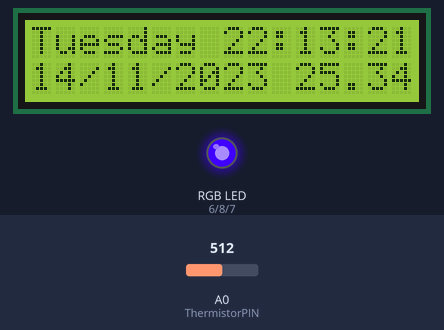
The sketch below on a simulated Arduino Uno, built with avr-gcc and run on an emulated ATmega328P. On the bench: 16×2 character LCD, an RGB LED mixed from three pins (HIGH = lit). The inputs (shaded band) are chosen by the test bench; at power-on: A0 (ThermistorPIN) = 512. Dim RGB values are drawn brighter than linear; the local clock reads 2024-03-15 10:24:30 at power-on unless the sketch sets it; what the sketch prints to the serial monitor is not drawn.

Above: at 1.2 s.
1.3 s: A0 (ThermistorPIN) set to 354
At 2.7 s:
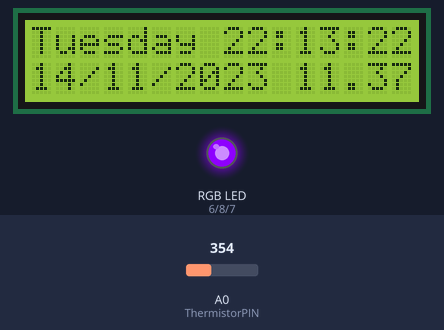
4.3 s: A0 (ThermistorPIN) set to 330
At 5.9 s:
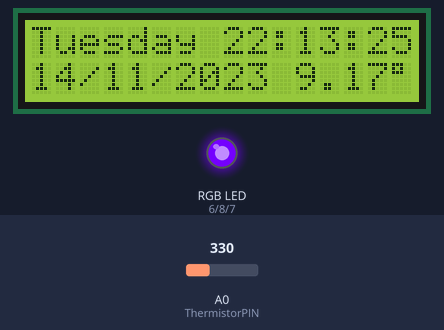
7.3 s: A0 (ThermistorPIN) set to 245
At 9.0 s:
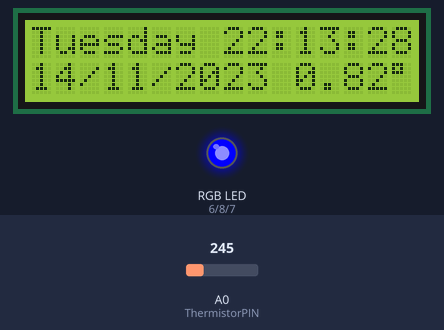
10.3 s: A0 (ThermistorPIN) set to 220
At 12.1 s:
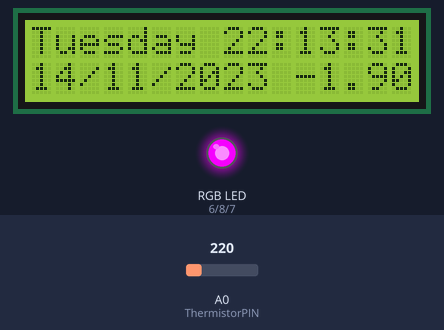
13.3 s: A0 (ThermistorPIN) set to 0
At 14.1 s:
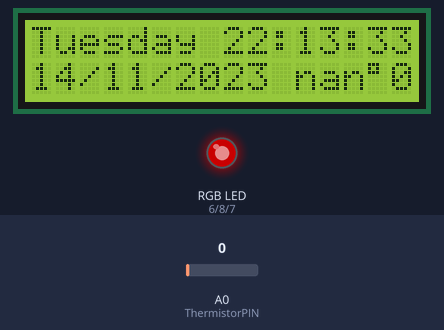
16.3 s: A0 (ThermistorPIN) set to 716
At 17.2 s:
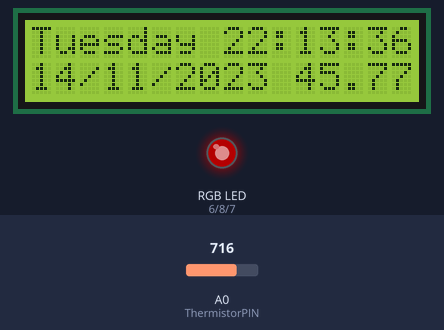
Timing chart, 0 to 19.3 s (numbered marks = the images above; inputs shaded):
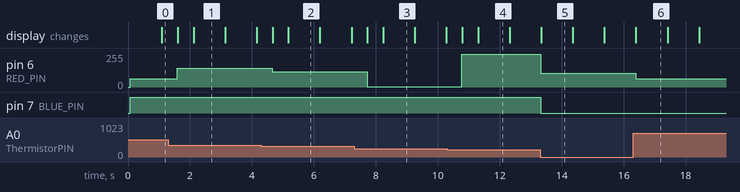

Measured:
- the behaviour switches between 339 and 338 on A0 (ThermistorPIN) (found by bisection; images 1 and 2)
- the behaviour switches between 238 and 237 on A0 (ThermistorPIN) (found by bisection; images 3 and 4)
- after the input at 1.3 s, pin 6 (RED_PIN): 63/255 → 142/255 after 0.30 s
- after the input at 4.3 s, pin 6 (RED_PIN): 142/255 → 116/255 after 0.36 s; the display: first changes after 0.37 s (image 2 shows a later state)
- after the input at 7.3 s, pin 6 (RED_PIN): 116/255 → 1/255 after 0.42 s
- after the input at 10.3 s, pin 6 (RED_PIN): 1/255 → 245/255 after 0.48 s; the display: first changes after 0.49 s (image 4 shows a later state)
- after the input at 13.3 s, pin 6 (RED_PIN): 245/255 → 103/255 at once; pin 7 (BLUE_PIN): HIGH → LOW at once; the display: changes at once (image 5)
- after the input at 16.3 s, pin 6 (RED_PIN): 103/255 → 62/255 after 0.08 s; the display: changes after 0.09 s (image 6)

The sketch:

Day__time__DMY_and_temp_with_RGB.ino
```cpp
#include <Wire.h>
#include <RTClib.h>
#include <LiquidCrystal.h>
#include <math.h>
#define ThermistorPIN 0
#define RED_PIN 6
#define GREEN_PIN 8
#define BLUE_PIN 7

LiquidCrystal lcd(10, 9, 5, 4, 3, 2);
int blue = 0, red = 0, green = 0;

char daysOfTheWeek[7][12] = {"Sunday", "Monday", "Tuesday", "Wednesday", "Thursday", "Friday", "Saturday"};

float vcc = 4.91;                       // only used for display purposes, if used
                                        // set to the measured Vcc.
float pad = 9850;                       // balance/pad resistor value, set this to
                                        // the measured resistance of your pad resistor
float thermr = 10000;                   // thermistor nominal resistance

float Thermistor(int RawADC) {
  long Resistance;
  float Temp;  // Dual-Purpose variable to save space.

  Resistance=pad*((1024.0 / RawADC) - 1);
  Temp = log(Resistance); // Saving the Log(resistance) so not to calculate  it 4 times later
  Temp = 1 / (0.001129148 + (0.000234125 * Temp) + (0.0000000876741 * Temp * Temp * Temp));
  Temp = Temp - 273.15;  // Convert Kelvin to Celsius
  return Temp;
}


RTC_DS1307 rtc;

void setLED(int blue, int red){
  analogWrite(BLUE_PIN, blue);
  analogWrite(RED_PIN, red);
  analogWrite(GREEN_PIN, green);
}

void setup() {
  // put your setup code here, to run once:
  Serial.begin(9600);
  if(!rtc.begin()){
    Serial.println("RTC NOT WORKING");
    while(true);
  }
  rtc.adjust(DateTime(F(__DATE__), F(__TIME__)));
  pinMode(BLUE_PIN, OUTPUT);
  pinMode(RED_PIN, OUTPUT);
  pinMode(GREEN_PIN, OUTPUT);
  lcd.begin(16, 2);

}

void loop() {
  // put your main code here, to run repeatedly:

  float temp;
    temp=Thermistor(analogRead(ThermistorPIN));       // read ADC and  convert it to Celsius
     red = map(temp, 20, 40,0, 255);
     blue = 255 - red;
     green= map(temp, 40, 117, 0, 250);

  setLED(blue, red);

    DateTime now = rtc.now();

    Serial.println("Year: ");
    Serial.println(now.year(),DEC);
    Serial.println("Month: ");
    Serial.println(now.month(),DEC);
    Serial.println("Day: ");
    Serial.println(now.day(),DEC);
    Serial.print(daysOfTheWeek[now.dayOfTheWeek()]);
    Serial.print(") ");
    Serial.print(now.hour(), DEC);
    Serial.print(':');
    Serial.print(now.minute(), DEC);
    Serial.print(':');
    Serial.print(now.second(), DEC);
    Serial.println();


    lcd.setCursor(0,0);
    lcd.print(daysOfTheWeek[now.dayOfTheWeek()]);
    lcd.print(" ");
    lcd.print(now.hour(), DEC);
    lcd.print(':');
    lcd.print(now.minute(), DEC);
    lcd.print(':');
    lcd.print(now.second(), DEC);

    lcd.setCursor (0,1);
    lcd.print(now.day(), DEC);
    lcd.print("/");
    lcd.print(now.month(), DEC);
    lcd.print('/');
    lcd.print(now.year(), DEC);
    lcd.print(" ");
    lcd.print(temp);
    lcd.print((char)223);


  delay(500);

}
```
